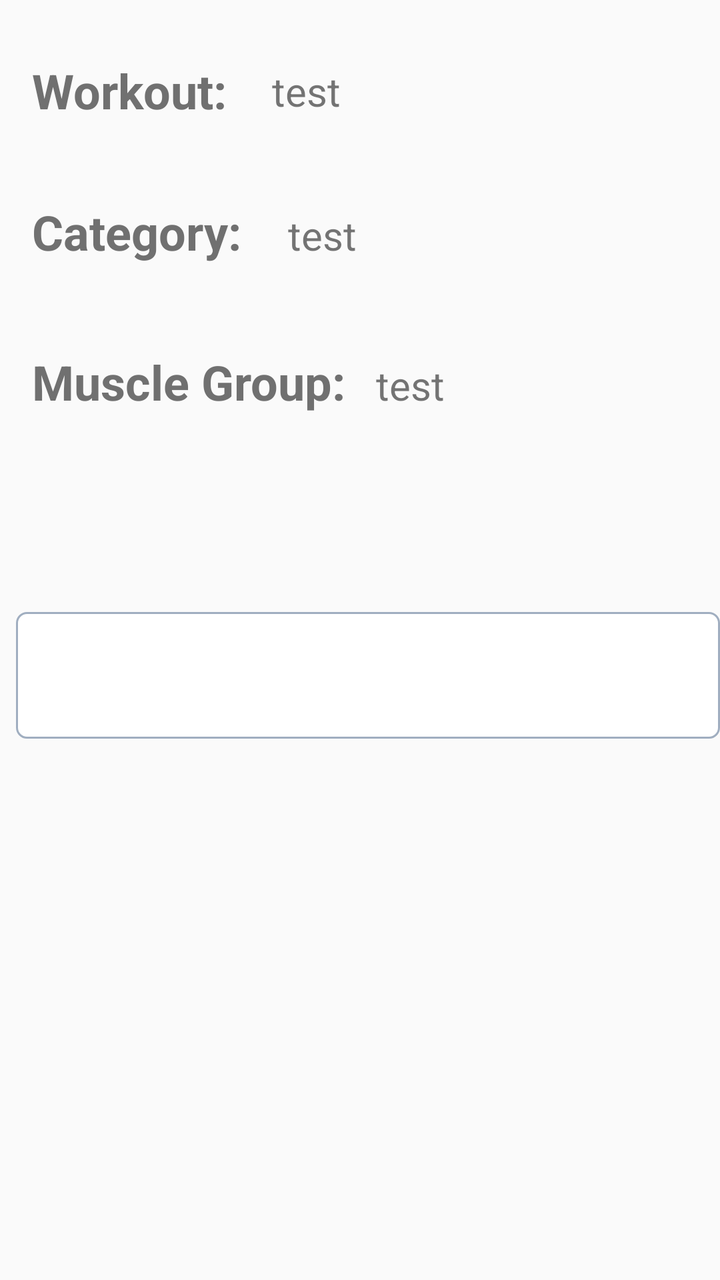
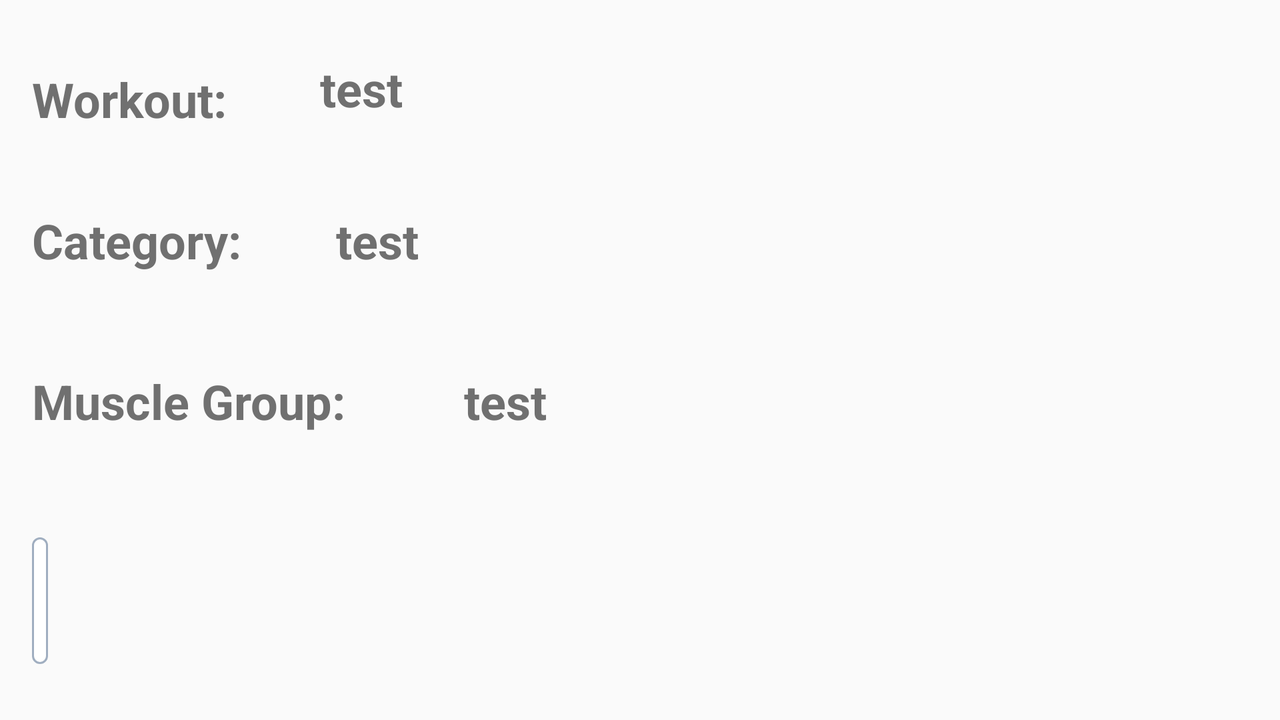

Two renders of one Android screen. The first uses the default layout on a phone; the second uses the alternative layout the repository ships for a different screen configuration, on a matching device. The two XML files are below.
<!-- AndroidManifest.xml: application theme AppTheme -->
<!-- res/layout/fragment_detail.xml -->
<?xml version="1.0" encoding="utf-8"?>
<androidx.constraintlayout.widget.ConstraintLayout xmlns:android="http://schemas.android.com/apk/res/android"
    xmlns:app="http://schemas.android.com/apk/res-auto"
    xmlns:tools="http://schemas.android.com/tools"
    android:layout_width="match_parent"
    android:layout_height="match_parent"
    tools:context=".fragments.DetailFragment">

    <TextView
        android:id="@+id/tv_workout_name_detail"
        style="@style/TextViewWorkout"
        android:layout_width="wrap_content"
        android:layout_height="wrap_content"
        android:layout_marginStart="136dp"
        android:layout_marginTop="32dp"
        android:text="test"
        app:layout_constraintStart_toStartOf="parent"
        app:layout_constraintTop_toTopOf="parent" />

    <TextView
        android:id="@+id/tv_workout_category_detail"
        style="@style/TextViewWorkout"
        android:layout_width="wrap_content"
        android:layout_height="wrap_content"
        android:layout_marginStart="144dp"
        android:layout_marginTop="104dp"
        android:text="test"
        app:layout_constraintStart_toStartOf="parent"
        app:layout_constraintTop_toTopOf="parent" />

    <TextView
        android:id="@+id/tv_workout_muscleGroup_detail"
        style="@style/TextViewWorkout"
        android:layout_width="wrap_content"
        android:layout_height="wrap_content"
        android:layout_marginStart="188dp"
        android:layout_marginTop="48dp"
        android:text="test"
        app:layout_constraintStart_toStartOf="parent"
        app:layout_constraintTop_toBottomOf="@+id/tv_workout_category_detail" />

    <TextView
        android:id="@+id/tv_workout_description_detail"
        style="@style/RecyclerViewTextViewsDetail_WorkoutsDescription"
        android:layout_width="match_parent"
        android:layout_height="wrap_content"
        android:layout_marginStart="8dp"
        android:layout_marginTop="100dp"
        android:ellipsize="none"
        android:scrollHorizontally="false"
        android:singleLine="false"
        app:layout_constraintStart_toStartOf="parent"
        app:layout_constraintTop_toBottomOf="@+id/tv_workout_muscleGroup_detail"
        app:layout_constraintWidth_default="wrap" />

    <TextView
        android:id="@+id/textView5"
        style="@style/RecyclerViewTextViewsDetail_Workouts"
        android:layout_width="wrap_content"
        android:layout_height="wrap_content"
        android:layout_marginStart="16dp"
        android:layout_marginTop="29dp"
        android:text="@string/workout_name"
        app:layout_constraintStart_toStartOf="parent"
        app:layout_constraintTop_toTopOf="parent">

    </TextView>

    <TextView
        android:id="@+id/textView6"
        style="@style/RecyclerViewTextViewsDetail_Workouts"
        android:layout_width="wrap_content"
        android:layout_height="wrap_content"
        android:layout_marginStart="16dp"
        android:text="@string/workout_category"
        app:layout_constraintBaseline_toBaselineOf="@+id/tv_workout_category_detail"
        app:layout_constraintStart_toStartOf="parent">

    </TextView>

    <TextView
        android:id="@+id/textView7"
        style="@style/RecyclerViewTextViewsDetail_Workouts"
        android:layout_width="wrap_content"
        android:layout_height="wrap_content"
        android:layout_marginStart="16dp"
        android:text="@string/workout_muscle_group"
        app:layout_constraintBaseline_toBaselineOf="@+id/tv_workout_muscleGroup_detail"
        app:layout_constraintStart_toStartOf="parent">

    </TextView>
</androidx.constraintlayout.widget.ConstraintLayout>
<!-- resources referenced by this layout -->
<resources>
  <string name="workout_category">Category:</string>
  <string name="workout_muscle_group">Muscle Group:</string>
  <string name="workout_name">Workout:</string>
  <style name="RecyclerViewTextViewsDetail_Workouts">
          <item name="android:textSize">24sp</item>
          <item name="android:textStyle">bold</item>
          <item name="android:textColor">@color/colorDarkGrey</item>
          <item name="android:textAppearanceLarge">?android:textAppearanceLarge</item>
      </style>
  <style name="RecyclerViewTextViewsDetail_WorkoutsDescription">
          <item name="android:textSize">22sp</item>
          <item name="android:textStyle">italic</item>
          <item name="android:textColor">@color/colorBlack</item>
          <item name="android:textAppearanceSmall">?android:textAppearanceSmall</item>
          <item name="android:background">@drawable/rounded_corner_textview</item>
      </style>
  <style name="TextViewWorkout">
          <item name="android:textSize">20sp</item>
      </style>
  <style name="AppTheme" parent="Theme.AppCompat.Light.DarkActionBar">
          
          <item name="colorPrimary">@color/colorPrimary</item>
          <item name="colorPrimaryDark">@color/colorPrimaryDark</item>
          <item name="colorAccent">@color/colorAccent</item>
      </style>
  <color name="colorDarkGrey">#707070</color>
  <color name="colorBlack">#000000</color>
  <!-- drawable rounded_corner_textview (drawable) -->
  <?xml version="1.0" encoding="utf-8"?>
  <shape xmlns:android="http://schemas.android.com/apk/res/android">
      <stroke
          android:width="1dp"
          android:color="#a0aec0"/>
  
      <solid android:color="#ffffff"/>
  
      <padding android:left="4dp"
          android:right="4dp"
          android:bottom="30dp"
          android:top="4dp"/>
      <corners android:radius="5dp"/>
  </shape>
  <color name="colorPrimary">#e1b382</color>
  <color name="colorPrimaryDark">#c89666</color>
  <color name="colorAccent">#c80e13</color>
</resources>
<!-- res/layout-land/fragment_detail.xml (the repository's variant of the layout above) -->
<!-- drawn on the phone turned sideways -->
<?xml version="1.0" encoding="utf-8"?>
<androidx.core.widget.NestedScrollView xmlns:android="http://schemas.android.com/apk/res/android"
    xmlns:app="http://schemas.android.com/apk/res-auto"
    xmlns:tools="http://schemas.android.com/tools"
    tools:context=".fragments.DetailFragment"
    android:layout_height="match_parent"
    android:layout_width="match_parent"
    android:fillViewport="true">

    <androidx.constraintlayout.widget.ConstraintLayout
        android:layout_width="match_parent"
        android:layout_height="match_parent">

        <TextView
            android:id="@+id/tv_workout_name_detail"
            style="@style/RecyclerViewTextViewsDetail_Workouts"
            android:layout_width="wrap_content"
            android:layout_height="wrap_content"
            android:layout_marginStart="160dp"
            android:layout_marginTop="28dp"
            android:text="test"
            app:layout_constraintStart_toStartOf="parent"
            app:layout_constraintTop_toTopOf="parent" />

        <TextView
            android:id="@+id/tv_workout_category_detail"
            style="@style/RecyclerViewTextViewsDetail_Workouts"
            android:layout_width="wrap_content"
            android:layout_height="wrap_content"
            android:layout_marginStart="168dp"
            android:layout_marginTop="104dp"
            android:text="test"
            app:layout_constraintStart_toStartOf="parent"
            app:layout_constraintTop_toTopOf="parent" />

        <TextView
            android:id="@+id/tv_workout_muscleGroup_detail"
            style="@style/RecyclerViewTextViewsDetail_Workouts"
            android:layout_width="wrap_content"
            android:layout_height="wrap_content"
            android:layout_marginStart="232dp"
            android:layout_marginTop="48dp"
            android:text="test"
            app:layout_constraintStart_toStartOf="parent"
            app:layout_constraintTop_toBottomOf="@+id/tv_workout_category_detail" />

        <TextView
            android:id="@+id/tv_workout_description_detail"
            style="@style/RecyclerViewTextViewsDetail_WorkoutsDescription"
            android:layout_width="wrap_content"
            android:layout_height="wrap_content"
            android:layout_marginStart="16dp"
            android:layout_marginTop="52dp"
            android:ellipsize="none"
            android:scrollHorizontally="false"
            android:singleLine="false"
            app:layout_constraintStart_toStartOf="parent"
            app:layout_constraintTop_toBottomOf="@+id/tv_workout_muscleGroup_detail" />

        <TextView
            android:id="@+id/textView5"
            style="@style/RecyclerViewTextViewsDetail_Workouts"
            android:layout_width="wrap_content"
            android:layout_height="wrap_content"
            android:layout_marginStart="16dp"
            android:layout_marginTop="29dp"
            android:layout_marginBottom="199dp"
            android:text="@string/workout_name"
            app:layout_constraintBottom_toTopOf="@+id/tv_workout_description_detail"
            app:layout_constraintStart_toStartOf="parent"
            app:layout_constraintTop_toTopOf="parent">

        </TextView>

        <TextView
            android:id="@+id/textView6"
            style="@style/RecyclerViewTextViewsDetail_Workouts"
            android:layout_width="wrap_content"
            android:layout_height="wrap_content"
            android:layout_marginStart="16dp"
            android:text="@string/workout_category"
            app:layout_constraintBaseline_toBaselineOf="@+id/tv_workout_category_detail"
            app:layout_constraintStart_toStartOf="parent">

        </TextView>

        <TextView
            android:id="@+id/textView7"
            style="@style/RecyclerViewTextViewsDetail_Workouts"
            android:layout_width="wrap_content"
            android:layout_height="wrap_content"
            android:layout_marginStart="16dp"
            android:text="@string/workout_muscle_group"
            app:layout_constraintBaseline_toBaselineOf="@+id/tv_workout_muscleGroup_detail"
            app:layout_constraintStart_toStartOf="parent">

        </TextView>
    </androidx.constraintlayout.widget.ConstraintLayout>
</androidx.core.widget.NestedScrollView>
<!-- resources referenced by the variant -->
<!-- as the phone turned sideways resolves them -->
<resources>
  <string name="workout_category">Category:</string>
  <string name="workout_muscle_group">Muscle Group:</string>
  <string name="workout_name">Workout:</string>
  <style name="RecyclerViewTextViewsDetail_Workouts">
          <item name="android:textSize">24sp</item>
          <item name="android:textStyle">bold</item>
          <item name="android:textColor">@color/colorDarkGrey</item>
          <item name="android:textAppearanceLarge">?android:textAppearanceLarge</item>
      </style>
  <style name="RecyclerViewTextViewsDetail_WorkoutsDescription">
          <item name="android:textSize">22sp</item>
          <item name="android:textStyle">italic</item>
          <item name="android:textColor">@color/colorBlack</item>
          <item name="android:textAppearanceSmall">?android:textAppearanceSmall</item>
          <item name="android:background">@drawable/rounded_corner_textview</item>
      </style>
  <style name="AppTheme" parent="Theme.AppCompat.Light.DarkActionBar">
          
          <item name="colorPrimary">@color/colorPrimary</item>
          <item name="colorPrimaryDark">@color/colorPrimaryDark</item>
          <item name="colorAccent">@color/colorAccent</item>
      </style>
  <color name="colorDarkGrey">#707070</color>
  <color name="colorBlack">#000000</color>
  <!-- drawable rounded_corner_textview (drawable) -->
  <?xml version="1.0" encoding="utf-8"?>
  <shape xmlns:android="http://schemas.android.com/apk/res/android">
      <stroke
          android:width="1dp"
          android:color="#a0aec0"/>
  
      <solid android:color="#ffffff"/>
  
      <padding android:left="4dp"
          android:right="4dp"
          android:bottom="30dp"
          android:top="4dp"/>
      <corners android:radius="5dp"/>
  </shape>
  <color name="colorPrimary">#e1b382</color>
  <color name="colorPrimaryDark">#c89666</color>
  <color name="colorAccent">#c80e13</color>
</resources>
